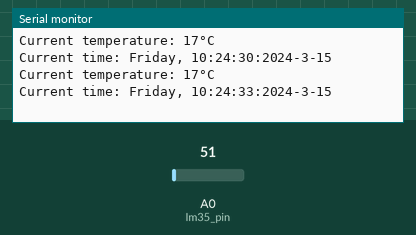
Recording of a sketch running on a simulated Arduino Uno, built with avr-gcc and run on an emulated ATmega328P. On the bench: the last lines printed to the serial monitor. Inputs (shaded band) come from the test bench; at power-on: A0 (lm35_pin) = 51. The local clock reads 2024-03-15 10:24:30 at power-on unless the sketch sets it.

Above: at 3.8 s.
3.9 s: A0 (lm35_pin) set to 61
At 7.1 s:
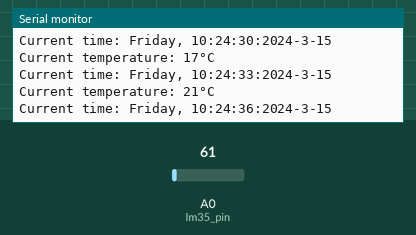
7.8 s: A0 (lm35_pin) set to 71
At 9.9 s:
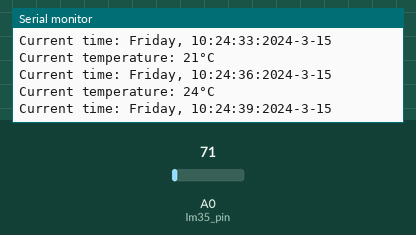
Timing chart, 0 to 11.4 s (numbered marks = the images above; inputs shaded):
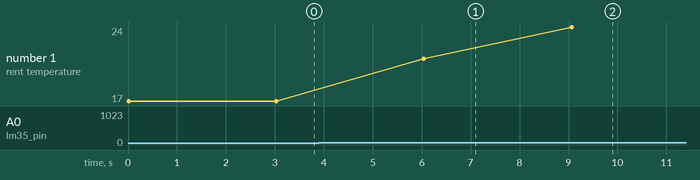

The sketch:

climate-monitor-without-sd.ino
```cpp
// Source tutorial: https://maker.pro/arduino/projects/make-arduino-temperature-data-logger
#include <cstdint> // header defining integer type aliases
#include <string> // Use string library
using namespace std; // Saves on having to add 'std::' to std::methodName

// Docs: https://github.com/NorthernWidget/DS3231
#include <DS3231.h> // for ds3231 rtc (real time clock
#include <Wire.h>

// ********Library inits********
// RTC config
// File data_file;
DS3231 myRTC; // Ref to analog pin numbers connected to (SDA,SCL) pins on the rtc module??

// LM35 temperature sensor config
const int lm35_pin = A0; // Set lm35 temp sensor input as analog 0
int temperature; // At Earth atm temperatures, accuracy is about +-0.5degC. Ref: https://www.makerguides.com/lm35-arduino-tutorial/

// Init configs. Set these before starting
// c++ 'object'
bool setRtcTime = false; // Skip if rtc already set
class TimeInit {
  public:
    bool twelveHourMode = false;
    // minute. Range: 0 to 59
    int minute = 18;
    // 24 hour format. Range: 0 to 23
    int hour = 17;
    // DOW === Day of week. Accepts 1 to 7 (7 === Sun?)
    int day = 6;
    /*
    * parameters: byte = 1 to 28, 29, 30, or 31, depending on the month and year
    * effect: writes the day of the month to the DS3231
    */
    int date = 20;
    // month. Range: 1 to 12
    int month = 1;
    // year last 2 digits. Range: 00 to 99
    int year = 24;
};

string dowNumberToDay(byte dow)
{
  switch(dow){
    case 1:
      return "Monday";
    case 2:
      return "Tuesday";
    case 3:
      return "Wednesday";
    case 4:
      return "Thursday";
    case 5:
      return "Friday";
    case 6:
      return "Saturday";
    case 7:
      return "Sunday";
    default:
      Serial.println(("Invalid dow passed in: " + dow));
      break;
  }
};

void ds3221RtcModuleSetup() {
  TimeInit timeInitObj;

  Wire.begin();

  myRTC.setClockMode(timeInitObj.twelveHourMode);

  myRTC.setMinute(timeInitObj.minute);
  myRTC.setHour(timeInitObj.hour);
  myRTC.setDoW(timeInitObj.day);

  myRTC.setDate(timeInitObj.date);
  myRTC.setMonth(timeInitObj.month);
  myRTC.setYear(timeInitObj.year);
}

string getCurrentTime(){
   // getHour args: h12 (24 hour mode), hPM (mark time as am or pm)
  bool h12 = false;
  bool hPM = false;
  // getMonth args: bool centuryBit. Toggles when years register overflows from 99 to 00
  bool centuryBit = false;

  byte dowNumber = myRTC.getDoW();
  string dow = dowNumberToDay(dowNumber);

  string dateTime = dow + ", " + to_string(myRTC.getHour(h12, hPM)) + ":" + to_string(myRTC.getMinute()) + ":" + std::to_string(myRTC.getSecond()) + ":20"  + to_string(myRTC.getYear()) + "-" + to_string(myRTC.getMonth(centuryBit)) + "-" + to_string(myRTC.getDate());

  return dateTime;
}

void setup(){
  Serial.begin(9600);

  if(setRtcTime){
    ds3221RtcModuleSetup();
  }

  Wire.begin();

  pinMode(lm35_pin, INPUT);
}
void loop(){
  // Reads analog signal from LM35 sensor and converts to temperature in degC
  // Eqn ref: https://www.makerguides.com/lm35-arduino-tutorial/. May need to calibrate '355.9024' figure in different scenarios
  // Ex: 28.5 degC === raw analogRead volts of 82
  temperature = analogRead(lm35_pin)*355.9024/1024;

  string currentTime = getCurrentTime();

  Serial.println(("Current temperature: " + to_string(temperature) + "°C").c_str());
  Serial.println(("Current time: " + currentTime).c_str());

  delay(3000);
}
```

Measured:
- after the input at 3.9 s, the serial monitor: prints a new line after 2.1 s (image 1)
- after the input at 7.8 s, the serial monitor: prints a new line after 1.3 s (image 2)
- plotted number 1: 17 → 21 after the input at 3.9 s
